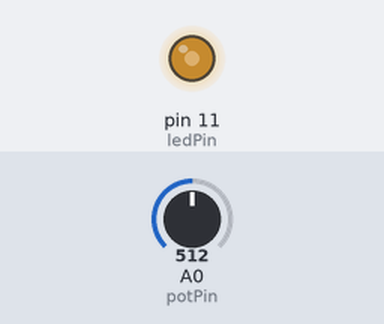
A sketch run on a simulated Arduino Uno, built with avr-gcc and run on an emulated ATmega328P. Shown: output pins drawn as LEDs (lit = HIGH). The inputs (shaded band) are chosen by the test bench; at power-on: A0 (potPin) = 512.

Above: at 1.2 s.
1.3 s: A0 (potPin) set to 716
At 2.0 s:
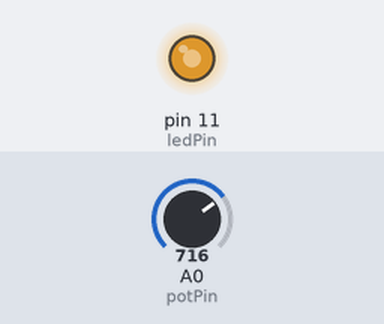
2.8 s: A0 (potPin) set to 900
At 3.1 s:
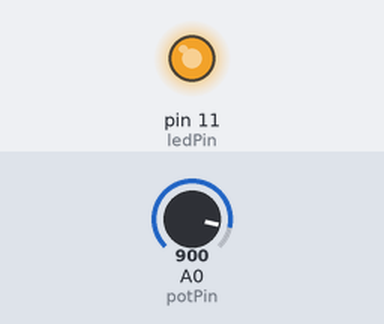
4.3 s: A0 (potPin) set to 122
At 5.4 s:
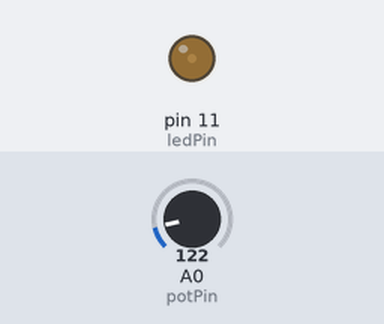
5.8 s: A0 (potPin) set to 0
At 6.6 s:
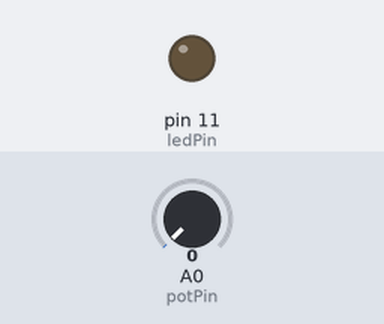
Timing chart, 0 to 8.3 s (numbered marks = the images above; inputs shaded):
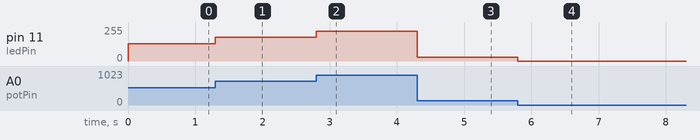

The sketch:

fadeHope.ino
```cpp
int potPin = 0;
int ledPin = 11;
int val = 0;
void setup() {
  pinMode(ledPin, OUTPUT);
}

void loop() {
  val = analogRead(potPin);
  analogWrite(ledPin,val/4);
}
```

Measured:
- after the input at 1.3 s, pin 11 (ledPin): 128/255 → 179/255 at once
- after the input at 2.8 s, pin 11 (ledPin): 179/255 → 225/255 at once
- after the input at 4.3 s, pin 11 (ledPin): 225/255 → 30/255 at once
- after the input at 5.8 s, pin 11 (ledPin): 30/255 → 0/255 at once
